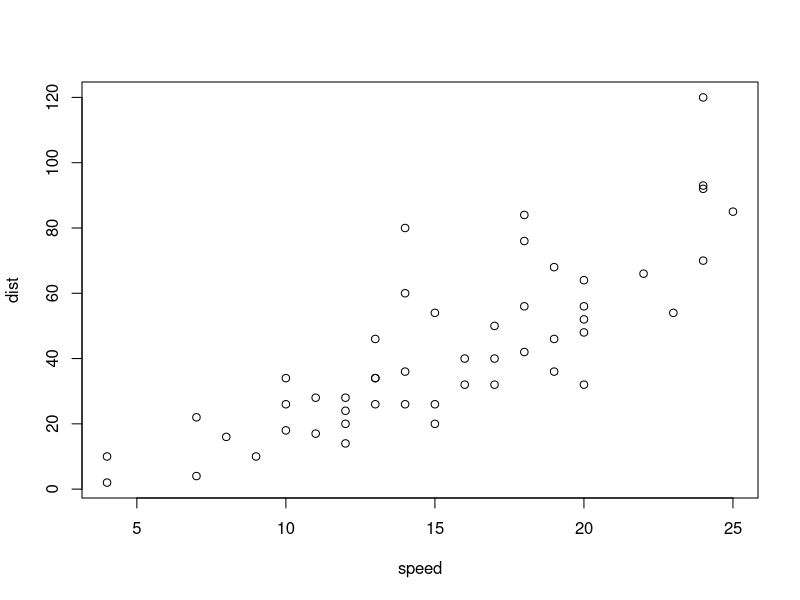
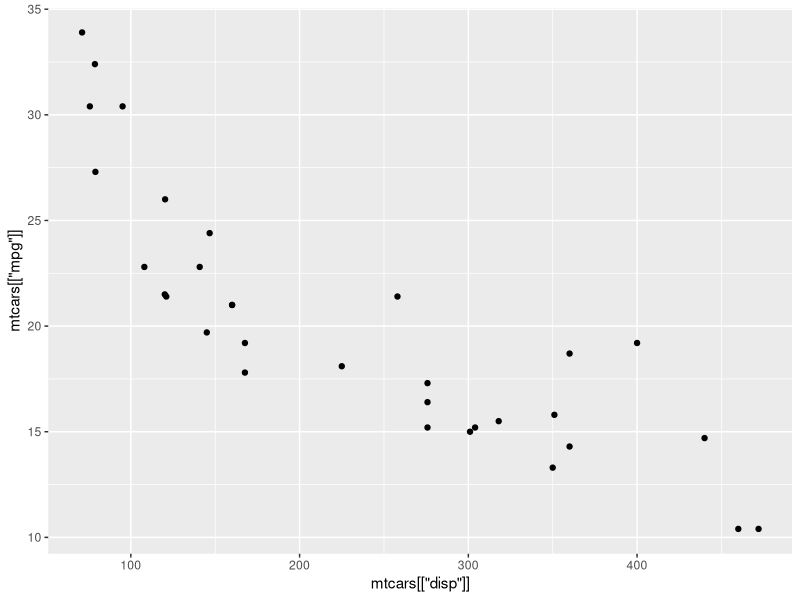
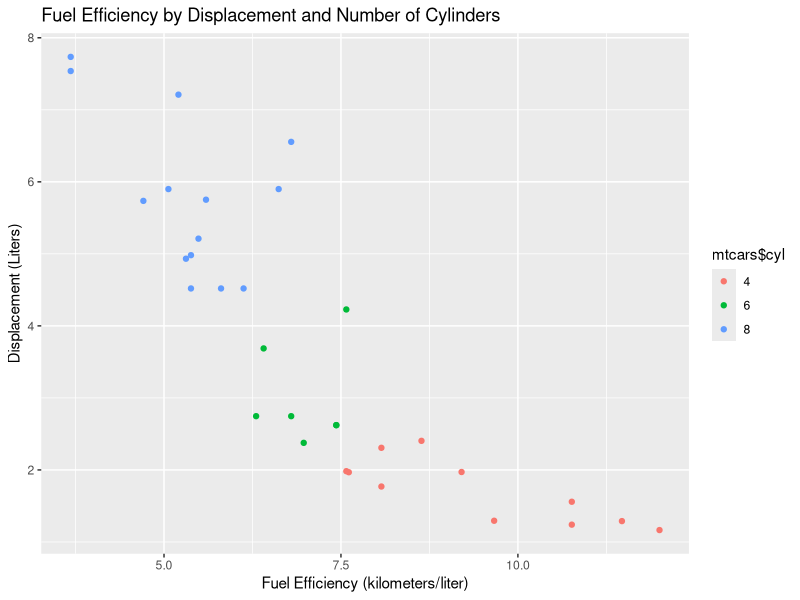

The R script that drew these images, in order: (Note: this script raises an error after producing the figures.)
## ---- chunk 1
plot(cars)
## ---- chunk 2
# Set variable vec_even to a vector of even numbers from 2 to 100 (inclusive). 
vec_even <- seq(2, 100, 2)

# Set variable vec_odd to a vector of odd numbers from 1 to 99 (inclusive).
vec_odd <- seq(1, 100, 2)

# Set variable vec_sum to the sum of vec_even and vec_odd.
vec_sum <- vec_even + vec_odd

# Work on 2.1 below
#Accepts numbers as a parameter and returns the number that are larger than the mean.
get_upper <- function(nums) {
  num_mean = mean(nums)
  count <- 0
  for (num in nums) {
    if(num > num_mean) {
      count <- count + 1
    }
  }
  return (count);
}

print(get_upper(vec_sum))
## ---- chunk 3
library(MASS) # access to Boston data frame
data(mtcars) # data on motor trend car road tests

library(dplyr) # data wrangling package. See Chapter 10 in INFO 201 textbook
library(ggplot2) # plotting library. See Chapter 13 of INFO 201 textbook
## ---- chunk 4
?mtcars # learn more about the dataframe
View(mtcars) # see the dataframe
  
#3.1
print(mean(mtcars[["hp"]]))

#3.2
print(mean(filter(mtcars, cyl == 4)[["hp"]]))

#3.3
print(mean(filter(mtcars, disp >= 100, disp <= 200)[["mpg"]]))

#3.4
ggplot(data = mtcars) +
  geom_point(mapping = aes(x = mtcars[["disp"]], y = mtcars[["mpg"]]))

## ---- chunk 5
#conversion ratios
MPG_KML_RATIO <- 0.35400619 # 1 Miles/Gallon = 0.35 Kilometer/Liter
CIN_L_RATIO <- 0.0163871 # 1 cubic inch = 0.016 Liter

# Add a column "kml" to the mtcars dataframe which provides the kilometers / liter for each car. The conversion from MPG to KML is provided by MPG_KML_RATIO.
mtcars$kml <- mtcars[["mpg"]] * MPG_KML_RATIO
  
# Add a column "disp_l" to the mtcars dataframe which provides the displacement for each car in liters. The conversion from cubic inches to liters is provided by CIN_L_RATIO.
mtcars$disp_l <- mtcars[["disp"]] * CIN_L_RATIO

# Convert mtcars$cyl to a factor (see Chapter 9.3)
mtcars$cyl <- as.factor(mtcars$cyl)

# Show 4.1 and 4.2 below!
#4.1
ggplot(data = mtcars) +
  geom_point(mapping = aes(x = mtcars$kml, y = mtcars$disp_l, color = mtcars$cyl)) +
  labs(title = "Fuel Efficiency by Displacement and Number of Cylinders",
       x = "Fuel Efficiency (kilometers/liter)",
       y = "Displacement (Liters)")

## ---- chunk 6
# Work on 5.1-5.3 below

?Boston # getting more information on the dataset

boston <- Boston
View(boston) # Viewing data

#5.2
tract_house <- filter(boston, chas == 1) %>%
        arrange(-crim) %>%
        head(5) %>%
        select(boston, medv)
        median()

#5.3
median.tract_house <- filter(boston, chas == 0) %>%
        arrange(-crim) %>%
        head(5) %>%
        select(medv)

